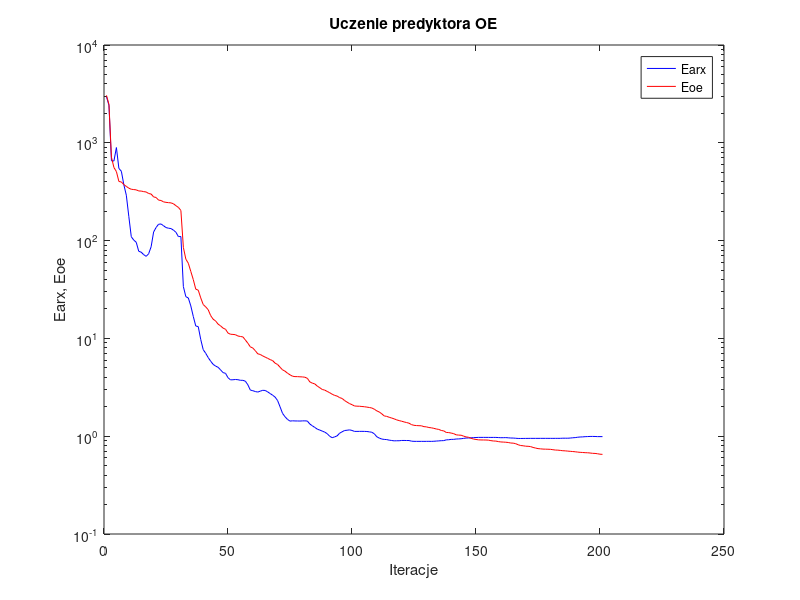
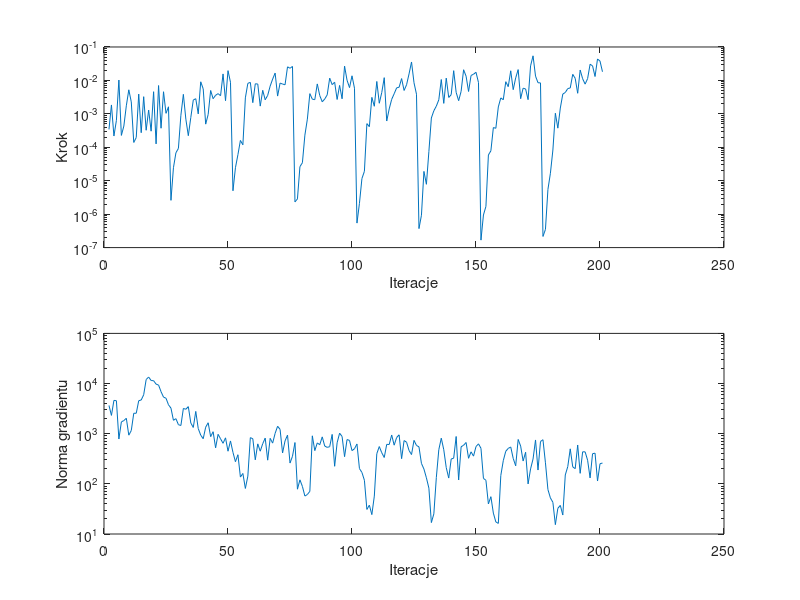

Recreate these plots in MATLAB, in order.
%uczenie predyktora oe
clear all;
n=0; farx(n+1)=2.959051e+003; foe(n+1)=3.054975e+003; wspucz(n+1)=0.000000e+000; ng(n+1)=0.000000e+000;
%odnowa zmiennej metryki
n=1; farx(n+1)=2.415795e+003; foe(n+1)=2.465223e+003; krok(n+1)=3.423805e-004; ng(n+1)=3.659885e+003;
n=2; farx(n+1)=6.552906e+002; foe(n+1)=7.125811e+002; krok(n+1)=1.846469e-003; ng(n+1)=2.317427e+003;
n=3; farx(n+1)=6.509733e+002; foe(n+1)=5.591084e+002; krok(n+1)=2.173834e-004; ng(n+1)=4.616398e+003;
n=4; farx(n+1)=8.945993e+002; foe(n+1)=5.081767e+002; krok(n+1)=6.371543e-004; ng(n+1)=4.542628e+003;
n=5; farx(n+1)=5.471140e+002; foe(n+1)=4.025776e+002; krok(n+1)=1.026333e-002; ng(n+1)=7.835631e+002;
n=6; farx(n+1)=5.117199e+002; foe(n+1)=3.974715e+002; krok(n+1)=2.266194e-004; ng(n+1)=1.715637e+003;
n=7; farx(n+1)=3.724675e+002; foe(n+1)=3.738046e+002; krok(n+1)=4.308196e-004; ng(n+1)=1.829612e+003;
n=8; farx(n+1)=2.910636e+002; foe(n+1)=3.583069e+002; krok(n+1)=1.742611e-003; ng(n+1)=2.028776e+003;
n=9; farx(n+1)=1.770252e+002; foe(n+1)=3.436588e+002; krok(n+1)=5.241643e-003; ng(n+1)=9.347551e+002;
n=10; farx(n+1)=1.095204e+002; foe(n+1)=3.349646e+002; krok(n+1)=2.274128e-003; ng(n+1)=1.157485e+003;
n=11; farx(n+1)=1.012090e+002; foe(n+1)=3.325191e+002; krok(n+1)=1.395201e-004; ng(n+1)=2.556961e+003;
n=12; farx(n+1)=9.613783e+001; foe(n+1)=3.303115e+002; krok(n+1)=1.955288e-004; ng(n+1)=2.554877e+003;
n=13; farx(n+1)=7.781450e+001; foe(n+1)=3.218795e+002; krok(n+1)=3.899772e-003; ng(n+1)=4.544641e+003;
n=14; farx(n+1)=7.613887e+001; foe(n+1)=3.210536e+002; krok(n+1)=2.732662e-004; ng(n+1)=4.698158e+003;
n=15; farx(n+1)=7.184901e+001; foe(n+1)=3.168031e+002; krok(n+1)=3.263302e-003; ng(n+1)=5.973339e+003;
n=16; farx(n+1)=6.904051e+001; foe(n+1)=3.142570e+002; krok(n+1)=3.233551e-004; ng(n+1)=1.202121e+004;
n=17; farx(n+1)=7.339150e+001; foe(n+1)=3.030955e+002; krok(n+1)=1.300439e-003; ng(n+1)=1.348630e+004;
n=18; farx(n+1)=8.646436e+001; foe(n+1)=2.993970e+002; krok(n+1)=3.033479e-004; ng(n+1)=1.148630e+004;
n=19; farx(n+1)=1.223650e+002; foe(n+1)=2.797034e+002; krok(n+1)=4.597934e-003; ng(n+1)=1.139987e+004;
n=20; farx(n+1)=1.361846e+002; foe(n+1)=2.760590e+002; krok(n+1)=1.264484e-004; ng(n+1)=9.736197e+003;
n=21; farx(n+1)=1.469881e+002; foe(n+1)=2.594076e+002; krok(n+1)=7.032104e-003; ng(n+1)=9.328167e+003;
n=22; farx(n+1)=1.478996e+002; foe(n+1)=2.572085e+002; krok(n+1)=3.716215e-004; ng(n+1)=6.883845e+003;
n=23; farx(n+1)=1.419388e+002; foe(n+1)=2.489101e+002; krok(n+1)=4.586643e-003; ng(n+1)=5.358598e+003;
n=24; farx(n+1)=1.359255e+002; foe(n+1)=2.461228e+002; krok(n+1)=1.037622e-003; ng(n+1)=5.099026e+003;
n=25; farx(n+1)=1.338816e+002; foe(n+1)=2.443944e+002; krok(n+1)=1.626565e-003; ng(n+1)=3.773788e+003;
%odnowa zmiennej metryki
n=26; farx(n+1)=1.328239e+002; foe(n+1)=2.430719e+002; krok(n+1)=2.591838e-006; ng(n+1)=3.232479e+003;
n=27; farx(n+1)=1.279767e+002; foe(n+1)=2.380647e+002; krok(n+1)=2.450546e-005; ng(n+1)=1.850220e+003;
n=28; farx(n+1)=1.216610e+002; foe(n+1)=2.275672e+002; krok(n+1)=6.874781e-005; ng(n+1)=1.994899e+003;
n=29; farx(n+1)=1.098712e+002; foe(n+1)=2.184697e+002; krok(n+1)=9.229511e-005; ng(n+1)=1.514250e+003;
n=30; farx(n+1)=1.101493e+002; foe(n+1)=2.035781e+002; krok(n+1)=9.064776e-004; ng(n+1)=1.456495e+003;
n=31; farx(n+1)=3.389358e+001; foe(n+1)=8.527618e+001; krok(n+1)=3.831275e-003; ng(n+1)=3.186122e+003;
n=32; farx(n+1)=2.670391e+001; foe(n+1)=6.463629e+001; krok(n+1)=6.946998e-004; ng(n+1)=3.068795e+003;
n=33; farx(n+1)=2.591511e+001; foe(n+1)=5.863017e+001; krok(n+1)=2.224690e-004; ng(n+1)=3.464403e+003;
n=34; farx(n+1)=2.149949e+001; foe(n+1)=4.840290e+001; krok(n+1)=7.819157e-004; ng(n+1)=1.635413e+003;
n=35; farx(n+1)=1.676827e+001; foe(n+1)=3.995055e+001; krok(n+1)=2.583925e-003; ng(n+1)=1.332202e+003;
n=36; farx(n+1)=1.339603e+001; foe(n+1)=3.187665e+001; krok(n+1)=2.841023e-003; ng(n+1)=2.782868e+003;
n=37; farx(n+1)=1.319894e+001; foe(n+1)=3.114288e+001; krok(n+1)=9.975011e-004; ng(n+1)=1.264603e+003;
n=38; farx(n+1)=9.765330e+000; foe(n+1)=2.598467e+001; krok(n+1)=9.100900e-003; ng(n+1)=9.351649e+002;
n=39; farx(n+1)=7.676420e+000; foe(n+1)=2.220694e+001; krok(n+1)=5.608324e-003; ng(n+1)=7.945170e+002;
n=40; farx(n+1)=7.051160e+000; foe(n+1)=2.100801e+001; krok(n+1)=4.927090e-004; ng(n+1)=1.349129e+003;
n=41; farx(n+1)=6.375920e+000; foe(n+1)=1.968270e+001; krok(n+1)=9.589643e-004; ng(n+1)=1.651670e+003;
n=42; farx(n+1)=5.850496e+000; foe(n+1)=1.712443e+001; krok(n+1)=5.000456e-003; ng(n+1)=8.734075e+002;
n=43; farx(n+1)=5.430849e+000; foe(n+1)=1.572424e+001; krok(n+1)=2.841023e-003; ng(n+1)=1.095500e+003;
n=44; farx(n+1)=5.209842e+000; foe(n+1)=1.507994e+001; krok(n+1)=3.595838e-003; ng(n+1)=5.230966e+002;
n=45; farx(n+1)=5.065284e+000; foe(n+1)=1.399581e+001; krok(n+1)=4.026836e-003; ng(n+1)=9.719024e+002;
n=46; farx(n+1)=4.768785e+000; foe(n+1)=1.343642e+001; krok(n+1)=3.485222e-003; ng(n+1)=7.908908e+002;
n=47; farx(n+1)=4.471723e+000; foe(n+1)=1.274175e+001; krok(n+1)=1.565005e-002; ng(n+1)=6.436542e+002;
n=48; farx(n+1)=4.394692e+000; foe(n+1)=1.240604e+001; krok(n+1)=2.476023e-003; ng(n+1)=8.270250e+002;
n=49; farx(n+1)=3.962516e+000; foe(n+1)=1.133882e+001; krok(n+1)=1.960331e-002; ng(n+1)=4.474900e+002;
n=50; farx(n+1)=3.769675e+000; foe(n+1)=1.102931e+001; krok(n+1)=8.806488e-003; ng(n+1)=7.170274e+002;
%odnowa zmiennej metryki
n=51; farx(n+1)=3.777250e+000; foe(n+1)=1.098447e+001; krok(n+1)=5.005977e-006; ng(n+1)=4.242146e+002;
n=52; farx(n+1)=3.801618e+000; foe(n+1)=1.091242e+001; krok(n+1)=2.451149e-005; ng(n+1)=2.765259e+002;
n=53; farx(n+1)=3.781962e+000; foe(n+1)=1.057810e+001; krok(n+1)=6.024230e-005; ng(n+1)=3.808062e+002;
n=54; farx(n+1)=3.729198e+000; foe(n+1)=1.046551e+001; krok(n+1)=1.602589e-004; ng(n+1)=1.366040e+002;
n=55; farx(n+1)=3.727337e+000; foe(n+1)=1.036425e+001; krok(n+1)=1.187393e-004; ng(n+1)=1.611543e+002;
n=56; farx(n+1)=3.652479e+000; foe(n+1)=9.640760e+000; krok(n+1)=3.011555e-003; ng(n+1)=8.096046e+001;
n=57; farx(n+1)=3.356575e+000; foe(n+1)=8.930894e+000; krok(n+1)=8.166461e-003; ng(n+1)=1.424513e+002;
n=58; farx(n+1)=2.962258e+000; foe(n+1)=8.196543e+000; krok(n+1)=8.744518e-003; ng(n+1)=8.343436e+002;
n=59; farx(n+1)=2.919553e+000; foe(n+1)=7.969780e+000; krok(n+1)=2.162140e-003; ng(n+1)=7.949794e+002;
n=60; farx(n+1)=2.862336e+000; foe(n+1)=7.492461e+000; krok(n+1)=7.932207e-003; ng(n+1)=3.016121e+002;
n=61; farx(n+1)=2.826787e+000; foe(n+1)=6.954808e+000; krok(n+1)=7.799544e-003; ng(n+1)=6.270926e+002;
n=62; farx(n+1)=2.887643e+000; foe(n+1)=6.853558e+000; krok(n+1)=1.704775e-003; ng(n+1)=4.477458e+002;
n=63; farx(n+1)=2.945646e+000; foe(n+1)=6.619483e+000; krok(n+1)=5.062842e-003; ng(n+1)=6.323088e+002;
n=64; farx(n+1)=2.935654e+000; foe(n+1)=6.435717e+000; krok(n+1)=2.634602e-003; ng(n+1)=8.177247e+002;
n=65; farx(n+1)=2.839314e+000; foe(n+1)=6.252279e+000; krok(n+1)=3.572501e-003; ng(n+1)=2.967226e+002;
n=66; farx(n+1)=2.730002e+000; foe(n+1)=6.071346e+000; krok(n+1)=6.764823e-003; ng(n+1)=8.082440e+002;
n=67; farx(n+1)=2.625094e+000; foe(n+1)=5.927606e+000; krok(n+1)=1.095618e-002; ng(n+1)=6.492300e+002;
n=68; farx(n+1)=2.508759e+000; foe(n+1)=5.577744e+000; krok(n+1)=1.660195e-002; ng(n+1)=1.015454e+003;
n=69; farx(n+1)=2.313958e+000; foe(n+1)=5.410769e+000; krok(n+1)=3.401267e-003; ng(n+1)=1.406959e+003;
n=70; farx(n+1)=1.995086e+000; foe(n+1)=5.067397e+000; krok(n+1)=8.324349e-003; ng(n+1)=1.220459e+003;
n=71; farx(n+1)=1.709538e+000; foe(n+1)=4.768020e+000; krok(n+1)=7.796370e-003; ng(n+1)=4.124210e+002;
n=72; farx(n+1)=1.580939e+000; foe(n+1)=4.620878e+000; krok(n+1)=7.399282e-003; ng(n+1)=7.197461e+002;
n=73; farx(n+1)=1.484839e+000; foe(n+1)=4.406746e+000; krok(n+1)=2.549876e-002; ng(n+1)=9.367652e+002;
n=74; farx(n+1)=1.426499e+000; foe(n+1)=4.244330e+000; krok(n+1)=2.307159e-002; ng(n+1)=2.597750e+002;
n=75; farx(n+1)=1.436954e+000; foe(n+1)=4.108146e+000; krok(n+1)=2.617870e-002; ng(n+1)=3.546716e+002;
%odnowa zmiennej metryki
n=76; farx(n+1)=1.431821e+000; foe(n+1)=4.066755e+000; krok(n+1)=2.324941e-006; ng(n+1)=6.665526e+002;
n=77; farx(n+1)=1.431443e+000; foe(n+1)=4.065776e+000; krok(n+1)=2.860844e-006; ng(n+1)=7.825227e+001;
n=78; farx(n+1)=1.428685e+000; foe(n+1)=4.049480e+000; krok(n+1)=2.636669e-005; ng(n+1)=1.202947e+002;
n=79; farx(n+1)=1.434235e+000; foe(n+1)=4.039235e+000; krok(n+1)=3.452947e-005; ng(n+1)=8.884175e+001;
n=80; farx(n+1)=1.435508e+000; foe(n+1)=4.008916e+000; krok(n+1)=2.308086e-004; ng(n+1)=5.712947e+001;
n=81; farx(n+1)=1.428988e+000; foe(n+1)=3.906611e+000; krok(n+1)=6.946998e-004; ng(n+1)=6.131774e+001;
n=82; farx(n+1)=1.331304e+000; foe(n+1)=3.590652e+000; krok(n+1)=4.026836e-003; ng(n+1)=7.098339e+001;
n=83; farx(n+1)=1.278098e+000; foe(n+1)=3.488830e+000; krok(n+1)=2.742688e-003; ng(n+1)=9.072847e+002;
n=84; farx(n+1)=1.229020e+000; foe(n+1)=3.425473e+000; krok(n+1)=2.660052e-003; ng(n+1)=4.596447e+002;
n=85; farx(n+1)=1.181328e+000; foe(n+1)=3.254041e+000; krok(n+1)=7.860345e-003; ng(n+1)=6.553090e+002;
n=86; farx(n+1)=1.154939e+000; foe(n+1)=3.131441e+000; krok(n+1)=3.516052e-003; ng(n+1)=6.034884e+002;
n=87; farx(n+1)=1.128395e+000; foe(n+1)=3.005382e+000; krok(n+1)=2.298967e-003; ng(n+1)=8.645721e+002;
n=88; farx(n+1)=1.100599e+000; foe(n+1)=2.959366e+000; krok(n+1)=2.778799e-003; ng(n+1)=5.673077e+002;
n=89; farx(n+1)=1.061204e+000; foe(n+1)=2.870445e+000; krok(n+1)=3.698907e-003; ng(n+1)=5.341055e+002;
n=90; farx(n+1)=9.986423e-001; foe(n+1)=2.784388e+000; krok(n+1)=1.170476e-002; ng(n+1)=5.504754e+002;
n=91; farx(n+1)=9.655985e-001; foe(n+1)=2.687040e+000; krok(n+1)=7.481826e-003; ng(n+1)=9.676206e+002;
n=92; farx(n+1)=9.842167e-001; foe(n+1)=2.612565e+000; krok(n+1)=8.839546e-003; ng(n+1)=2.240811e+002;
n=93; farx(n+1)=1.007841e+000; foe(n+1)=2.573209e+000; krok(n+1)=2.690870e-003; ng(n+1)=6.600159e+002;
n=94; farx(n+1)=1.073223e+000; foe(n+1)=2.480639e+000; krok(n+1)=7.088910e-003; ng(n+1)=1.024495e+003;
n=95; farx(n+1)=1.108905e+000; foe(n+1)=2.432812e+000; krok(n+1)=2.823736e-003; ng(n+1)=8.800506e+002;
n=96; farx(n+1)=1.143414e+000; foe(n+1)=2.316836e+000; krok(n+1)=2.672451e-002; ng(n+1)=3.482607e+002;
n=97; farx(n+1)=1.150569e+000; foe(n+1)=2.231182e+000; krok(n+1)=1.012183e-002; ng(n+1)=7.646843e+002;
n=98; farx(n+1)=1.161045e+000; foe(n+1)=2.155045e+000; krok(n+1)=6.099924e-003; ng(n+1)=7.341940e+002;
n=99; farx(n+1)=1.145257e+000; foe(n+1)=2.100836e+000; krok(n+1)=1.375044e-002; ng(n+1)=4.599005e+002;
n=100; farx(n+1)=1.119616e+000; foe(n+1)=2.038366e+000; krok(n+1)=5.852382e-003; ng(n+1)=5.011107e+002;
%odnowa zmiennej metryki
n=101; farx(n+1)=1.119959e+000; foe(n+1)=2.027919e+000; krok(n+1)=5.405016e-007; ng(n+1)=6.236826e+002;
n=102; farx(n+1)=1.120403e+000; foe(n+1)=2.024685e+000; krok(n+1)=2.105909e-006; ng(n+1)=2.015984e+002;
n=103; farx(n+1)=1.121139e+000; foe(n+1)=2.012357e+000; krok(n+1)=1.161317e-005; ng(n+1)=1.689289e+002;
n=104; farx(n+1)=1.119789e+000; foe(n+1)=2.001707e+000; krok(n+1)=1.912864e-005; ng(n+1)=1.177864e+002;
n=105; farx(n+1)=1.117271e+000; foe(n+1)=1.983341e+000; krok(n+1)=5.100741e-004; ng(n+1)=3.089386e+001;
n=106; farx(n+1)=1.107940e+000; foe(n+1)=1.965770e+000; krok(n+1)=4.129136e-004; ng(n+1)=3.756679e+001;
n=107; farx(n+1)=1.097451e+000; foe(n+1)=1.942599e+000; krok(n+1)=3.113587e-003; ng(n+1)=2.436342e+001;
n=108; farx(n+1)=1.058192e+000; foe(n+1)=1.887910e+000; krok(n+1)=1.686590e-003; ng(n+1)=5.701672e+001;
n=109; farx(n+1)=9.867523e-001; foe(n+1)=1.815161e+000; krok(n+1)=9.307204e-003; ng(n+1)=3.998014e+002;
n=110; farx(n+1)=9.570064e-001; foe(n+1)=1.768791e+000; krok(n+1)=2.075244e-003; ng(n+1)=5.540974e+002;
n=111; farx(n+1)=9.354008e-001; foe(n+1)=1.694634e+000; krok(n+1)=4.352152e-003; ng(n+1)=4.170520e+002;
n=112; farx(n+1)=9.272336e-001; foe(n+1)=1.610708e+000; krok(n+1)=1.209242e-002; ng(n+1)=3.355846e+002;
n=113; farx(n+1)=9.235580e-001; foe(n+1)=1.595394e+000; krok(n+1)=6.100243e-004; ng(n+1)=6.132851e+002;
n=114; farx(n+1)=9.112981e-001; foe(n+1)=1.561481e+000; krok(n+1)=1.406933e-003; ng(n+1)=6.085479e+002;
n=115; farx(n+1)=9.040336e-001; foe(n+1)=1.533736e+000; krok(n+1)=2.716773e-003; ng(n+1)=9.425183e+002;
n=116; farx(n+1)=8.964771e-001; foe(n+1)=1.504487e+000; krok(n+1)=3.990929e-003; ng(n+1)=5.902559e+002;
n=117; farx(n+1)=8.984166e-001; foe(n+1)=1.468993e+000; krok(n+1)=5.997467e-003; ng(n+1)=8.392794e+002;
n=118; farx(n+1)=8.985882e-001; foe(n+1)=1.444293e+000; krok(n+1)=6.256921e-003; ng(n+1)=9.497128e+002;
n=119; farx(n+1)=9.043461e-001; foe(n+1)=1.423002e+000; krok(n+1)=1.136199e-002; ng(n+1)=3.177905e+002;
n=120; farx(n+1)=9.046495e-001; foe(n+1)=1.399599e+000; krok(n+1)=5.003630e-003; ng(n+1)=7.304786e+002;
n=121; farx(n+1)=9.033202e-001; foe(n+1)=1.379540e+000; krok(n+1)=7.399282e-003; ng(n+1)=6.762977e+002;
n=122; farx(n+1)=9.031610e-001; foe(n+1)=1.357951e+000; krok(n+1)=1.567500e-002; ng(n+1)=4.622574e+002;
n=123; farx(n+1)=8.896975e-001; foe(n+1)=1.313036e+000; krok(n+1)=3.559767e-002; ng(n+1)=3.840832e+002;
n=124; farx(n+1)=8.861219e-001; foe(n+1)=1.292206e+000; krok(n+1)=8.516524e-003; ng(n+1)=7.362454e+002;
n=125; farx(n+1)=8.856235e-001; foe(n+1)=1.284636e+000; krok(n+1)=3.870712e-003; ng(n+1)=5.835677e+002;
%odnowa zmiennej metryki
n=126; farx(n+1)=8.856480e-001; foe(n+1)=1.280465e+000; krok(n+1)=3.699289e-007; ng(n+1)=5.469362e+002;
n=127; farx(n+1)=8.857873e-001; foe(n+1)=1.278121e+000; krok(n+1)=9.281771e-007; ng(n+1)=2.558099e+002;
n=128; farx(n+1)=8.854185e-001; foe(n+1)=1.252069e+000; krok(n+1)=1.900886e-005; ng(n+1)=1.975268e+002;
n=129; farx(n+1)=8.858434e-001; foe(n+1)=1.246294e+000; krok(n+1)=7.821846e-006; ng(n+1)=1.320160e+002;
n=130; farx(n+1)=8.864951e-001; foe(n+1)=1.226526e+000; krok(n+1)=7.492449e-005; ng(n+1)=8.219708e+001;
n=131; farx(n+1)=8.853519e-001; foe(n+1)=1.218617e+000; krok(n+1)=7.528887e-004; ng(n+1)=1.689261e+001;
n=132; farx(n+1)=8.877677e-001; foe(n+1)=1.203233e+000; krok(n+1)=1.237443e-003; ng(n+1)=2.520581e+001;
n=133; farx(n+1)=8.917616e-001; foe(n+1)=1.185023e+000; krok(n+1)=1.700059e-003; ng(n+1)=1.332414e+002;
n=134; farx(n+1)=8.956687e-001; foe(n+1)=1.173096e+000; krok(n+1)=2.636366e-003; ng(n+1)=4.796337e+002;
n=135; farx(n+1)=8.998360e-001; foe(n+1)=1.144615e+000; krok(n+1)=1.064021e-002; ng(n+1)=8.145916e+002;
n=136; farx(n+1)=9.012446e-001; foe(n+1)=1.133122e+000; krok(n+1)=2.059282e-003; ng(n+1)=4.794565e+002;
n=137; farx(n+1)=9.176112e-001; foe(n+1)=1.092346e+000; krok(n+1)=1.170476e-002; ng(n+1)=2.110538e+002;
n=138; farx(n+1)=9.201749e-001; foe(n+1)=1.088872e+000; krok(n+1)=3.096185e-003; ng(n+1)=1.304971e+002;
n=139; farx(n+1)=9.280050e-001; foe(n+1)=1.076450e+000; krok(n+1)=3.758726e-003; ng(n+1)=3.132656e+002;
n=140; farx(n+1)=9.283998e-001; foe(n+1)=1.061989e+000; krok(n+1)=1.957572e-002; ng(n+1)=3.250621e+002;
n=141; farx(n+1)=9.360371e-001; foe(n+1)=1.032720e+000; krok(n+1)=4.372259e-003; ng(n+1)=8.796669e+002;
n=142; farx(n+1)=9.384479e-001; foe(n+1)=1.026265e+000; krok(n+1)=2.474886e-003; ng(n+1)=1.193493e+002;
n=143; farx(n+1)=9.421415e-001; foe(n+1)=1.023384e+000; krok(n+1)=4.719599e-003; ng(n+1)=5.492712e+002;
n=144; farx(n+1)=9.500170e-001; foe(n+1)=1.001350e+000; krok(n+1)=2.085765e-002; ng(n+1)=5.880080e+002;
n=145; farx(n+1)=9.580400e-001; foe(n+1)=9.837328e-001; krok(n+1)=1.340015e-002; ng(n+1)=6.676398e+002;
n=146; farx(n+1)=9.591001e-001; foe(n+1)=9.752599e-001; krok(n+1)=4.664313e-003; ng(n+1)=3.233371e+002;
n=147; farx(n+1)=9.621896e-001; foe(n+1)=9.523326e-001; krok(n+1)=1.405854e-002; ng(n+1)=4.351018e+002;
n=148; farx(n+1)=9.675540e-001; foe(n+1)=9.354539e-001; krok(n+1)=1.532189e-002; ng(n+1)=3.571178e+002;
n=149; farx(n+1)=9.696207e-001; foe(n+1)=9.259908e-001; krok(n+1)=1.750226e-002; ng(n+1)=5.539718e+002;
n=150; farx(n+1)=9.725703e-001; foe(n+1)=9.179875e-001; krok(n+1)=8.648560e-003; ng(n+1)=6.278294e+002;
%odnowa zmiennej metryki
n=151; farx(n+1)=9.725615e-001; foe(n+1)=9.156477e-001; krok(n+1)=1.673764e-007; ng(n+1)=5.120830e+002;
n=152; farx(n+1)=9.725322e-001; foe(n+1)=9.150904e-001; krok(n+1)=9.449257e-007; ng(n+1)=1.283887e+002;
n=153; farx(n+1)=9.724711e-001; foe(n+1)=9.142240e-001; krok(n+1)=1.706165e-006; ng(n+1)=1.178638e+002;
n=154; farx(n+1)=9.723577e-001; foe(n+1)=9.111600e-001; krok(n+1)=5.883434e-005; ng(n+1)=3.977348e+001;
n=155; farx(n+1)=9.716648e-001; foe(n+1)=9.010642e-001; krok(n+1)=7.847260e-005; ng(n+1)=5.548354e+001;
n=156; farx(n+1)=9.720464e-001; foe(n+1)=8.934520e-001; krok(n+1)=3.891984e-004; ng(n+1)=2.610027e+001;
n=157; farx(n+1)=9.718437e-001; foe(n+1)=8.913623e-001; krok(n+1)=3.702988e-004; ng(n+1)=1.741111e+001;
n=158; farx(n+1)=9.685476e-001; foe(n+1)=8.809771e-001; krok(n+1)=1.611746e-003; ng(n+1)=1.628832e+001;
n=159; farx(n+1)=9.653222e-001; foe(n+1)=8.735455e-001; krok(n+1)=2.999882e-003; ng(n+1)=1.467755e+002;
n=160; farx(n+1)=9.657179e-001; foe(n+1)=8.709249e-001; krok(n+1)=2.637175e-003; ng(n+1)=2.899380e+002;
n=161; farx(n+1)=9.674619e-001; foe(n+1)=8.675292e-001; krok(n+1)=9.157950e-003; ng(n+1)=4.467164e+002;
n=162; farx(n+1)=9.631089e-001; foe(n+1)=8.622338e-001; krok(n+1)=6.506258e-003; ng(n+1)=5.088067e+002;
n=163; farx(n+1)=9.581850e-001; foe(n+1)=8.516926e-001; krok(n+1)=1.941426e-002; ng(n+1)=5.442006e+002;
n=164; farx(n+1)=9.574655e-001; foe(n+1)=8.493397e-001; krok(n+1)=5.294040e-003; ng(n+1)=3.218010e+002;
n=165; farx(n+1)=9.528152e-001; foe(n+1)=8.385055e-001; krok(n+1)=1.189189e-002; ng(n+1)=2.286017e+002;
n=166; farx(n+1)=9.484834e-001; foe(n+1)=8.180414e-001; krok(n+1)=2.107682e-002; ng(n+1)=7.675705e+002;
n=167; farx(n+1)=9.480345e-001; foe(n+1)=8.029760e-001; krok(n+1)=2.840497e-003; ng(n+1)=5.664868e+002;
n=168; farx(n+1)=9.487852e-001; foe(n+1)=7.987144e-001; krok(n+1)=5.852382e-003; ng(n+1)=2.853273e+002;
n=169; farx(n+1)=9.495051e-001; foe(n+1)=7.903463e-001; krok(n+1)=5.557598e-003; ng(n+1)=4.270779e+002;
n=170; farx(n+1)=9.497733e-001; foe(n+1)=7.885416e-001; krok(n+1)=2.659087e-003; ng(n+1)=9.972844e+001;
n=171; farx(n+1)=9.505726e-001; foe(n+1)=7.831527e-001; krok(n+1)=2.721013e-002; ng(n+1)=1.984134e+002;
n=172; farx(n+1)=9.504562e-001; foe(n+1)=7.676170e-001; krok(n+1)=5.440189e-002; ng(n+1)=3.130326e+002;
n=173; farx(n+1)=9.504226e-001; foe(n+1)=7.567703e-001; krok(n+1)=1.343762e-002; ng(n+1)=7.499543e+002;
n=174; farx(n+1)=9.504335e-001; foe(n+1)=7.466549e-001; krok(n+1)=8.521808e-003; ng(n+1)=1.885394e+002;
n=175; farx(n+1)=9.507447e-001; foe(n+1)=7.426683e-001; krok(n+1)=8.426649e-003; ng(n+1)=6.984545e+002;
%odnowa zmiennej metryki
n=176; farx(n+1)=9.507188e-001; foe(n+1)=7.382712e-001; krok(n+1)=2.153293e-007; ng(n+1)=7.592442e+002;
n=177; farx(n+1)=9.507051e-001; foe(n+1)=7.370843e-001; krok(n+1)=3.498238e-007; ng(n+1)=2.629888e+002;
n=178; farx(n+1)=9.506200e-001; foe(n+1)=7.357778e-001; krok(n+1)=5.476369e-006; ng(n+1)=7.696073e+001;
n=179; farx(n+1)=9.506184e-001; foe(n+1)=7.339484e-001; krok(n+1)=1.675917e-005; ng(n+1)=5.241135e+001;
n=180; farx(n+1)=9.503202e-001; foe(n+1)=7.279525e-001; krok(n+1)=8.271938e-005; ng(n+1)=4.285278e+001;
n=181; farx(n+1)=9.508843e-001; foe(n+1)=7.218763e-001; krok(n+1)=1.043848e-003; ng(n+1)=1.536526e+001;
n=182; farx(n+1)=9.507661e-001; foe(n+1)=7.202802e-001; krok(n+1)=3.735658e-004; ng(n+1)=3.252808e+001;
n=183; farx(n+1)=9.511132e-001; foe(n+1)=7.155635e-001; krok(n+1)=1.494263e-003; ng(n+1)=3.716327e+001;
n=184; farx(n+1)=9.540818e-001; foe(n+1)=7.104535e-001; krok(n+1)=3.912002e-003; ng(n+1)=2.390736e+001;
n=185; farx(n+1)=9.540969e-001; foe(n+1)=7.084162e-001; krok(n+1)=4.352613e-003; ng(n+1)=1.503307e+002;
n=186; farx(n+1)=9.536655e-001; foe(n+1)=7.039672e-001; krok(n+1)=5.699196e-003; ng(n+1)=2.205169e+002;
n=187; farx(n+1)=9.574645e-001; foe(n+1)=7.003953e-001; krok(n+1)=5.946996e-003; ng(n+1)=4.991464e+002;
n=188; farx(n+1)=9.636515e-001; foe(n+1)=6.970569e-001; krok(n+1)=1.519649e-002; ng(n+1)=2.183338e+002;
n=189; farx(n+1)=9.675922e-001; foe(n+1)=6.933250e-001; krok(n+1)=1.153579e-002; ng(n+1)=2.009073e+002;
n=190; farx(n+1)=9.761231e-001; foe(n+1)=6.878225e-001; krok(n+1)=4.126056e-003; ng(n+1)=5.952714e+002;
n=191; farx(n+1)=9.816674e-001; foe(n+1)=6.839596e-001; krok(n+1)=2.043074e-002; ng(n+1)=1.621419e+002;
n=192; farx(n+1)=9.840708e-001; foe(n+1)=6.816529e-001; krok(n+1)=1.121665e-002; ng(n+1)=4.356447e+002;
n=193; farx(n+1)=9.891566e-001; foe(n+1)=6.784856e-001; krok(n+1)=7.740832e-003; ng(n+1)=4.341399e+002;
n=194; farx(n+1)=9.914230e-001; foe(n+1)=6.771676e-001; krok(n+1)=1.132561e-002; ng(n+1)=2.961286e+002;
n=195; farx(n+1)=9.944886e-001; foe(n+1)=6.734911e-001; krok(n+1)=3.043820e-002; ng(n+1)=1.312890e+002;
n=196; farx(n+1)=9.946996e-001; foe(n+1)=6.682718e-001; krok(n+1)=2.727640e-002; ng(n+1)=3.991371e+002;
n=197; farx(n+1)=9.936135e-001; foe(n+1)=6.666619e-001; krok(n+1)=1.308616e-002; ng(n+1)=4.089541e+002;
n=198; farx(n+1)=9.904624e-001; foe(n+1)=6.616313e-001; krok(n+1)=4.382471e-002; ng(n+1)=1.139090e+002;
n=199; farx(n+1)=9.906174e-001; foe(n+1)=6.545260e-001; krok(n+1)=3.783561e-002; ng(n+1)=2.518438e+002;
n=200; farx(n+1)=9.900960e-001; foe(n+1)=6.521454e-001; krok(n+1)=1.815807e-002; ng(n+1)=2.599396e+002;

figure; semilogy(farx,'b'); hold on; semilogy(foe,'r'); xlabel('Iteracje'); ylabel('Earx, Eoe'); legend('Earx','Eoe'); title('Uczenie predyktora OE');
figure; subplot(2,1,1); semilogy(krok); xlabel('Iteracje'); ylabel('Krok');
subplot(2,1,2); semilogy(ng); xlabel('Iteracje'); ylabel('Norma gradientu');
Earx=farx(n+1)
Eoe=foe(n+1)
